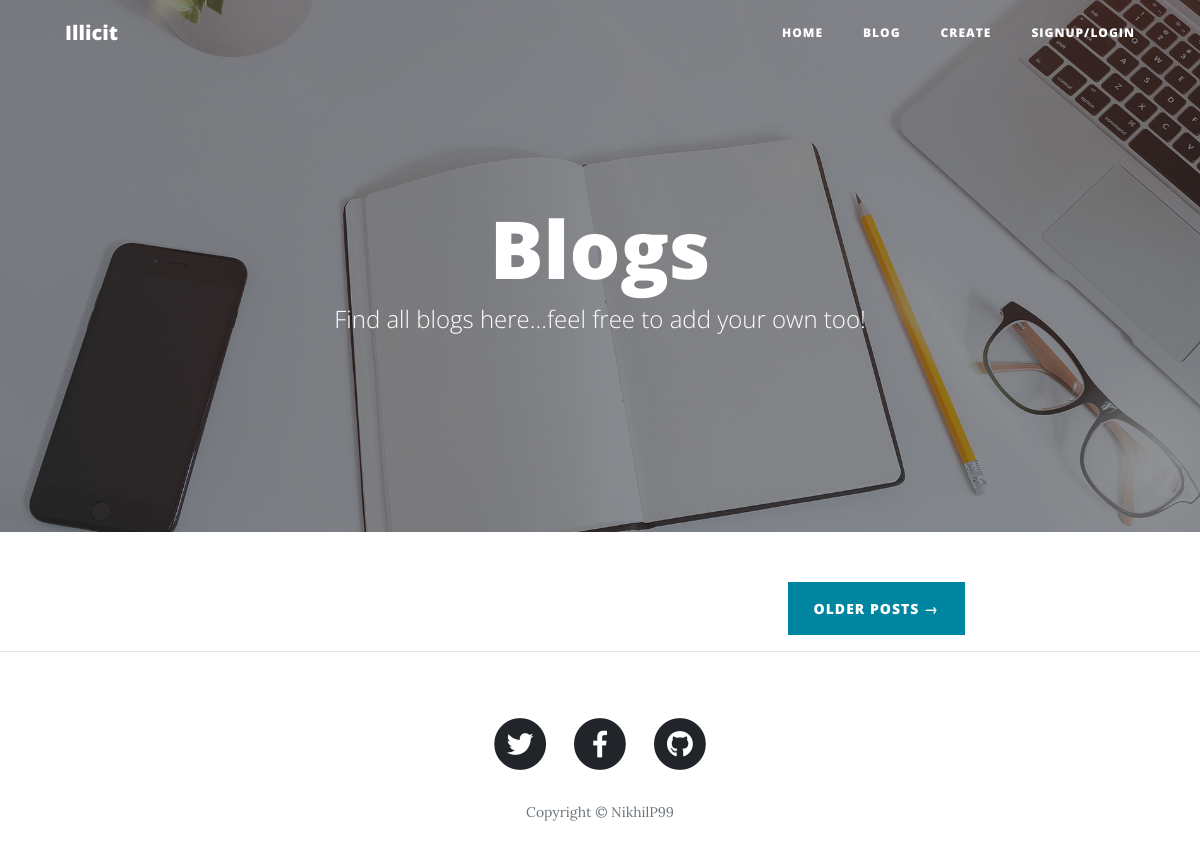
Page /blog/ on the earlier database version.
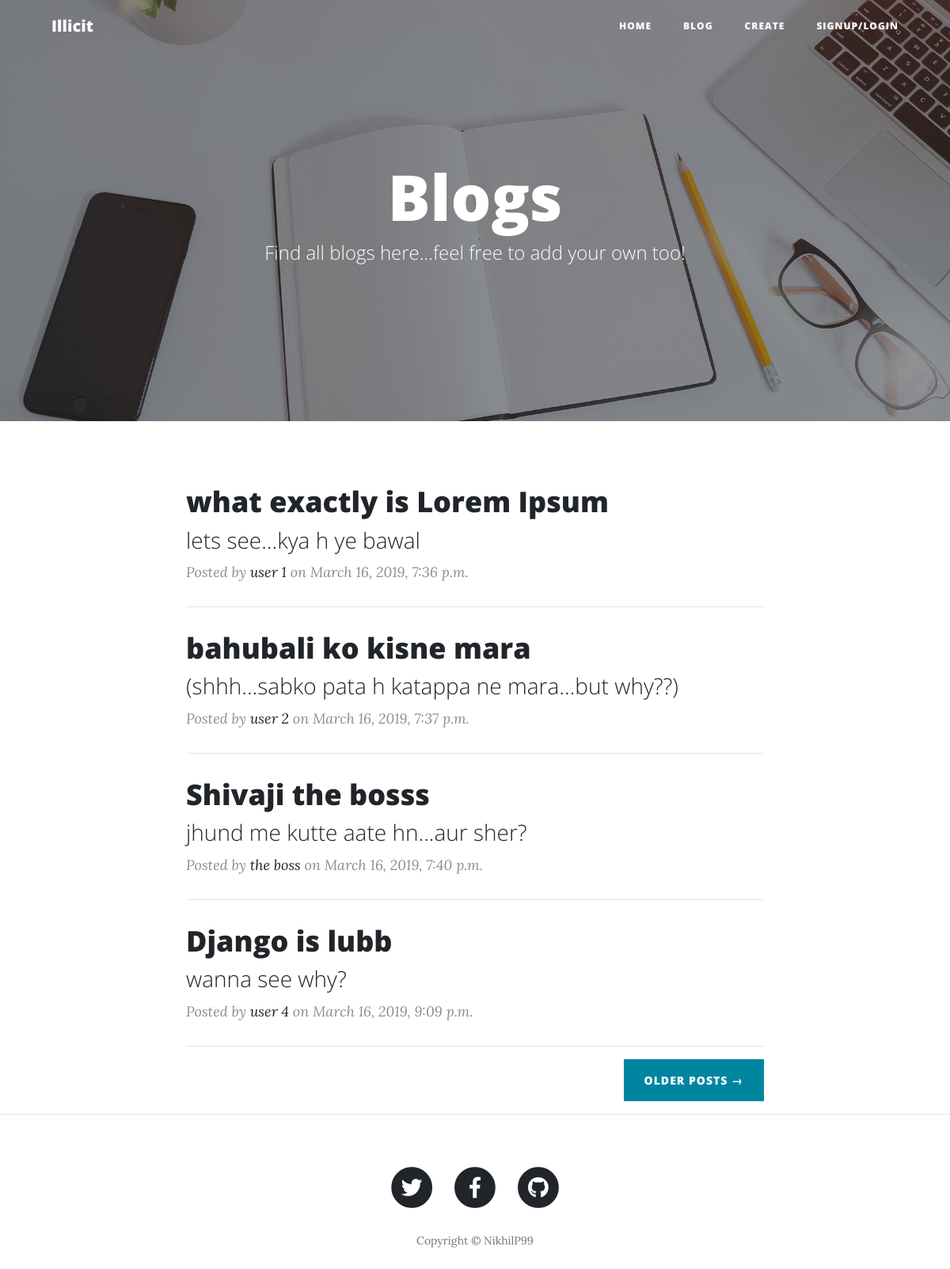
Same page on the later database version.
### blog/models.py (models this page shows, shortened)
class Blog(models.Model):
    user = models.CharField(max_length=100)
    blog_title = models.CharField(max_length=100)
    blog_subtitle = models.CharField(max_length=100)
    content = models.TextField(max_length=5000)
    date = models.DateTimeField(auto_now_add=True)

### blog/views.py (the view)
# urls.py: path('', views.all_blogs, name='blog_list'),
def all_blogs(request):
    blogs = Blog.objects.all().order_by('date')
    context = {
    'blogs':blogs,
    }
    return render(request,'blog/index.html', context)

### templates/blog/index.html
{% extends 'base.html' %}
  {% block content %}
  <header class="masthead" style="background-image: url('img/home-bg.jpg')">
    <div class="overlay"></div>
    <div class="container">
      <div class="row">
        <div class="col-lg-8 col-md-10 mx-auto">
          <div class="site-heading">
            <h1>Blogs</h1>
            <span class="subheading">Find all blogs here...feel free to add your own too!</span>
          </div>
        </div>
      </div>
    </div>
  </header>
  <div class="container">
    <div class="row">
      <div class="col-lg-8 col-md-10 mx-auto">
        {% for blog in blogs %}
        <div class="post-preview">
          <a href="{% url 'blog:detail' pk=blog.pk %}">
            <h2 class="post-title">
              {{ blog.blog_title }}
            </h2>
            <h3 class="post-subtitle">
              {{ blog.blog_subtitle }}
            </h3>
          </a>
          <p class="post-meta">Posted by
            <a href="index.html#">{{ blog.user }}</a>
            on {{ blog.date }}</p>
        </div>
        <hr>
        {% endfor %}
        <div class="clearfix">
          <a class="btn btn-primary float-right" href="index.html#">Older Posts &rarr;</a>
        </div>
      </div>
    </div>
  </div>
{% endblock %}

### templates/base.html (shortened to what this page needs)
{% load static %}
<!DOCTYPE html>
<html lang="en">
<head>
  <link href="{% static 'vendor/bootstrap/css/bootstrap.min.css' %}" rel="stylesheet">
  <link href="{% static 'vendor/fontawesome-free/css/all.min.css' %}" rel="stylesheet" type="text/css">
  <link href="{% static 'css/clean-blog.min.css' %}" rel="stylesheet">
</head>
<body>
  <nav class="navbar navbar-expand-lg navbar-light fixed-top" id="mainNav">
    <div class="container">
      <a class="navbar-brand" href="index.html">Illicit</a>
      <div class="collapse navbar-collapse" id="navbarResponsive">
        <ul class="navbar-nav ml-auto">
          <li class="nav-item">
            <a class="nav-link" href="{% url 'homepage' %}">Home</a>
          </li>
          <li class="nav-item">
            <a class="nav-link" href="{% url 'blog:blog_list' %}">Blog</a>
          </li>
          <li class="nav-item">
            <a class="nav-link" href="{% url 'blog:create_blog' %}">Create</a>
          </li>
          <li class="nav-item">
            <a class="nav-link" href="{% url 'registration:acc_forms' %}">Signup/Login</a>
          </li>
        </ul>
      </div>
    </div>
  </nav>
  {% block content %}
  {% endblock %}
  <hr>
  <footer>
    <div class="container">
      <div class="row">
        <div class="col-lg-8 col-md-10 mx-auto">
          <ul class="list-inline text-center">
            <li class="list-inline-item">
              <a href="index.html#">
                <span class="fa-stack fa-lg">
                  <i class="fas fa-circle fa-stack-2x"></i>
                  <i class="fab fa-twitter fa-stack-1x fa-inverse"></i>
                </span>
              </a>
            </li>
            <li class="list-inline-item">
              <a href="index.html#">
                <span class="fa-stack fa-lg">
                  <i class="fas fa-circle fa-stack-2x"></i>
                  <i class="fab fa-facebook-f fa-stack-1x fa-inverse"></i>
                </span>
              </a>
            </li>
            <li class="list-inline-item">
              <a href="index.html#">
                <span class="fa-stack fa-lg">
                  <i class="fas fa-circle fa-stack-2x"></i>
                  <i class="fab fa-github fa-stack-1x fa-inverse"></i>
                </span>
              </a>
            </li>
          </ul>
          <p class="copyright text-muted">Copyright &copy; NikhilP99 </p>
        </div>
      </div>
    </div>
  </footer>
</body>
</html>

Differences in the rows shown:
added Blog: blog_title "what exactly is Lorem Ipsum", blog_subtitle "lets see...kya h ye bawal", user "user 1", date "March 16, 2019, 7:36 p.m."
added Blog: blog_title "bahubali ko kisne mara", blog_subtitle "(shhh...sabko pata h katappa ne mara...but why??)", user "user 2", date "March 16, 2019, 7:37 p.m."
added Blog: blog_title "Shivaji the bosss", blog_subtitle "jhund me kutte aate hn...aur sher?", user "the boss", date "March 16, 2019, 7:40 p.m."
added Blog: blog_title "Django is lubb", blog_subtitle "wanna see why?", user "user 4", date "March 16, 2019, 9:09 p.m."
